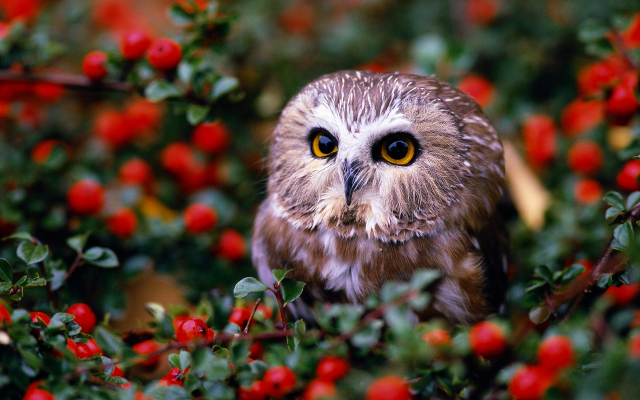
#> input picture buho.jpg, 1280 x 800 px (shown at 1/2 size); its folder holds only this picture in this run
$ python -i cv_tools.py   (imports and definitions only)
#> lines starting #> are read from the running program, lines starting #| are printed output that depends on the picture; after the words box and inside, x2 and y2 are one past the last pixel; in counts of white or black regions, pixels touching at a corner belong together
import cv2
import numpy as np
import imutils
from src.data.colors import colores

# [271 lines left out: functions color_area, contours, color_detection, make_roi, make_rectangle, colors_pixels and 4 more, not called in this run]

>>> import cv2
>>> picture = cv2.imread('../../buho.jpg')
#> picture is the input picture: shape (800, 1280, 3); mean B, G, R 50.3, 62.6, 83.6
>>> result = colors_pixels(picture)
#> in colors_pixels, `hsv = cv2.cvtColor(frame, cv2.COLOR_BGR2HSV)`: hsv: shape (800, 1280, 3); mean H, S, V 56.3, 132.4, 91.3
#> in colors_pixels, `red1_mask = cv2.inRange(hsv, colores["rojo1"]["bajo"], colores["rojo1"..`:
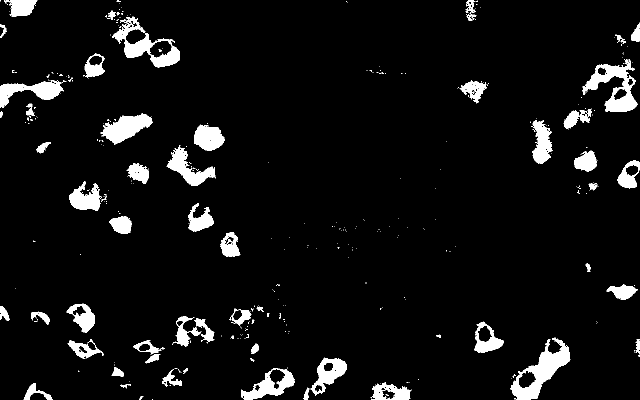
#> red1_mask: shape (800, 1280) (shown at 1/2 size); 6.2% white; 354 white regions (284 under 20 px), largest, box (x1, y1, x2, y2) and area: (1020, 675, 1141, 800) 5273, (1164, 118, 1275, 224) 4575, (224, 33, 360, 135) 4217
#> in colors_pixels, `red2_mask = cv2.inRange(hsv, colores["rojo2"]["bajo"], colores["rojo2"..`: red2_mask: shape (800, 1280); 0.87% white; 254 white regions (210 under 20 px), largest, box (x1, y1, x2, y2) and area: (298, 81, 344, 116) 802, (1037, 742, 1073, 777) 589, (1095, 677, 1125, 709) 537
#> in colors_pixels, `orange_mask = cv2.inRange(hsv, colores["naranja"]["bajo"], colores["na..`: orange_mask: shape (800, 1280); 5.4% white; 337 white regions (228 under 20 px), largest, box (x1, y1, x2, y2) and area: (183, 0, 326, 87) 4936, (188, 197, 321, 292) 4390, (1129, 195, 1213, 273) 3182
#> in colors_pixels, `yellow_mask = cv2.inRange(hsv, colores["amarillo"]["bajo"], colores["a..`:
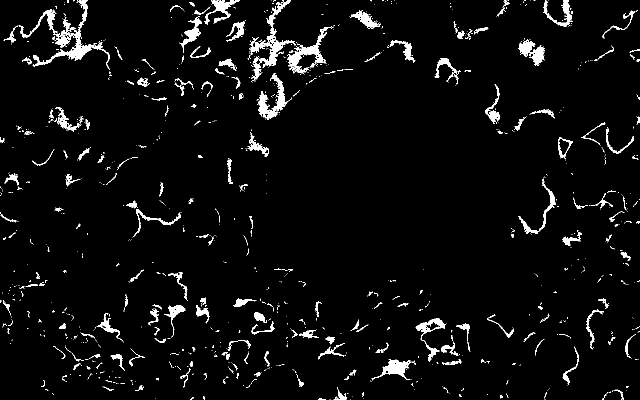
#> yellow_mask: shape (800, 1280) (shown at 1/2 size); 4.2% white; 1027 white regions (822 under 20 px), largest, box (x1, y1, x2, y2) and area: (37, 0, 220, 140) 4022, (499, 0, 592, 160) 2844, (575, 53, 667, 149) 1925
#> in colors_pixels, `green_mask = cv2.inRange(hsv, colores["verde"]["bajo"], colores["verde..`:
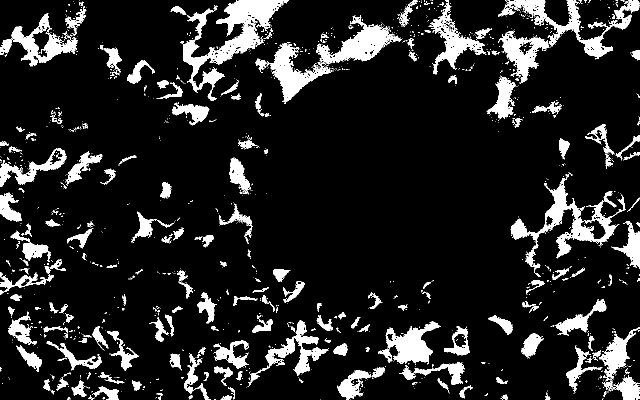
#> green_mask: shape (800, 1280) (shown at 1/2 size); 12.7% white; 1380 white regions (1159 under 20 px), largest, box (x1, y1, x2, y2) and area: (366, 0, 578, 202) 11731, (511, 30, 803, 205) 10944, (1021, 356, 1251, 554) 8115
#> in colors_pixels, `blue_mask = cv2.inRange(hsv, colores["azul"]["bajo"], colores["azul"][..`:
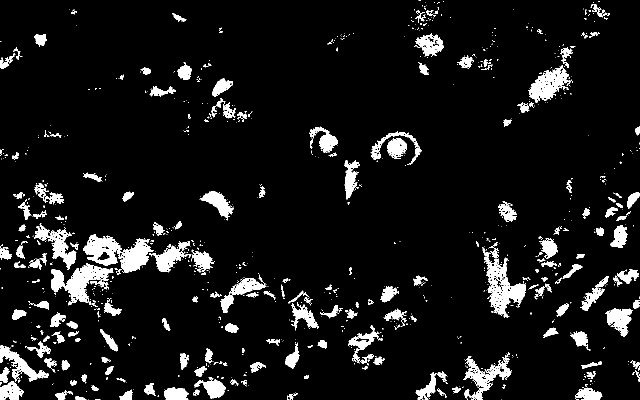
#> blue_mask: shape (800, 1280) (shown at 1/2 size); 8.1% white; 963 white regions (740 under 20 px), largest, box (x1, y1, x2, y2) and area: (166, 468, 308, 546) 5273, (964, 492, 1052, 635) 4494, (102, 526, 227, 611) 4287
#> in colors_pixels, `purple_mask = cv2.inRange(hsv, colores["morado"]["bajo"], colores["mor..`:
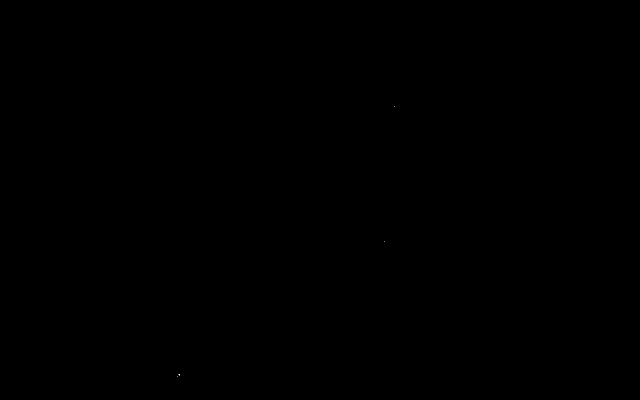
#> purple_mask: shape (800, 1280) (shown at 1/2 size); 0% white in thin lines or dots, all inside (x1, y1, x2, y2) = (355, 213, 789, 753)
#> in colors_pixels, `colors_frame = cv2.add(red1_mask, red2_mask)`: colors_frame: shape (800, 1280); 7.1% white; 348 white regions (275 under 20 px), largest, box (x1, y1, x2, y2) and area: (1020, 675, 1141, 800) 6403, (224, 33, 360, 135) 5471, (1164, 118, 1275, 224) 5170
#> in colors_pixels, `colors_frame = cv2.add(colors_frame, orange_mask)`: colors_frame: shape (800, 1280); 12.5% white; 319 white regions (241 under 20 px), largest, box (x1, y1, x2, y2) and area: (1127, 98, 1276, 273) 13051, (183, 0, 364, 135) 11534, (1018, 673, 1147, 800) 8274
#> in colors_pixels, `colors_frame = cv2.add(colors_frame, green_mask)`: colors_frame: shape (800, 1280); 28.7% white; 1675 white regions (1398 under 20 px), largest, box (x1, y1, x2, y2) and area: (349, 0, 834, 239) 33150, (1127, 98, 1276, 273) 13051, (183, 0, 364, 135) 11534
#> in colors_pixels, `colors_frame = cv2.add(colors_frame, blue_mask)`:
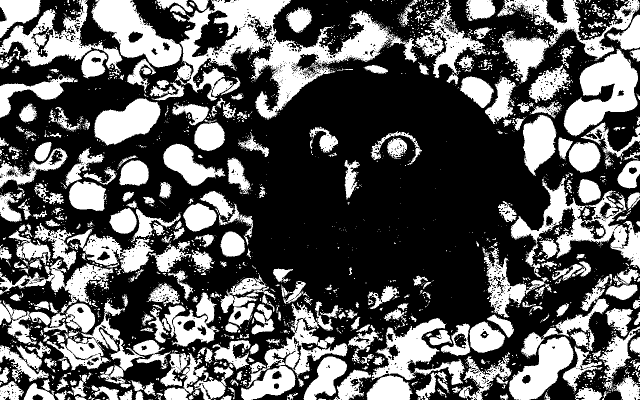
#> colors_frame: shape (800, 1280) (shown at 1/2 size); 36.8% white; 2559 white regions (2110 under 20 px), largest, box (x1, y1, x2, y2) and area: (349, 0, 888, 239) 35307, (1021, 356, 1280, 554) 13249, (1127, 98, 1276, 273) 13051
#> in colors_pixels, `color = cv2.bitwise_and(frame, frame, mask = colors_frame)`:
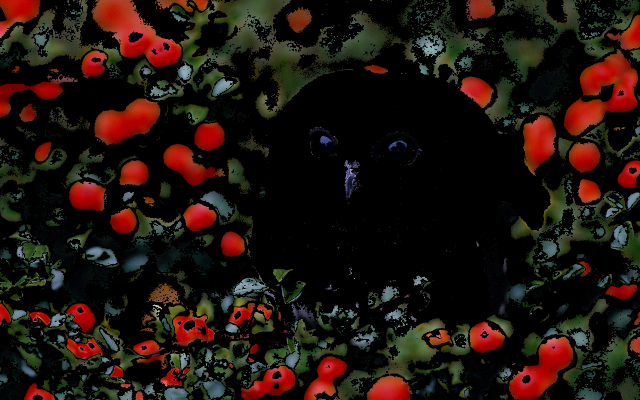
#> color: shape (800, 1280, 3) (shown at 1/2 size); mean B, G, R 13.2, 19.8, 32.4
